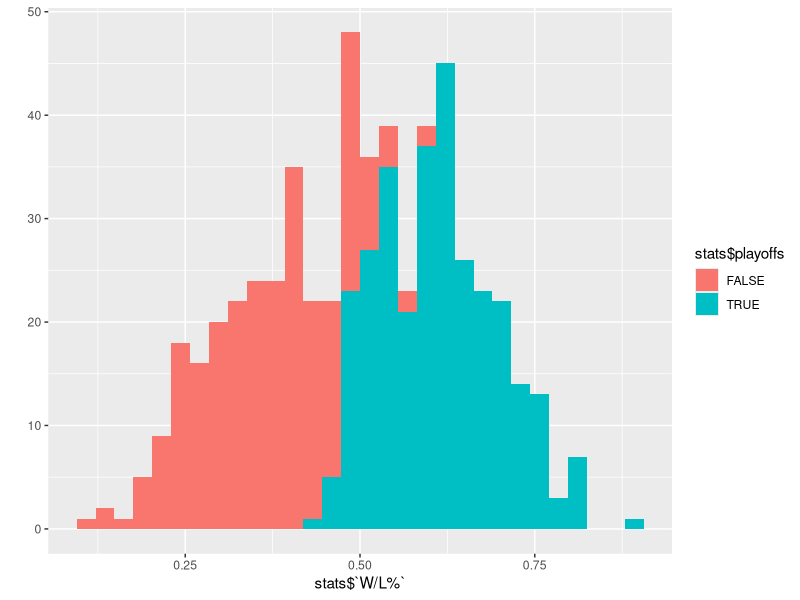
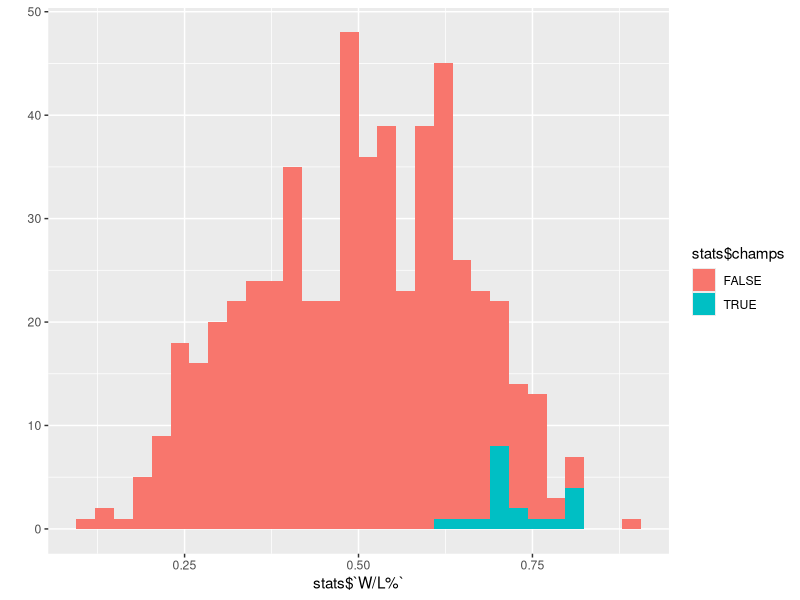
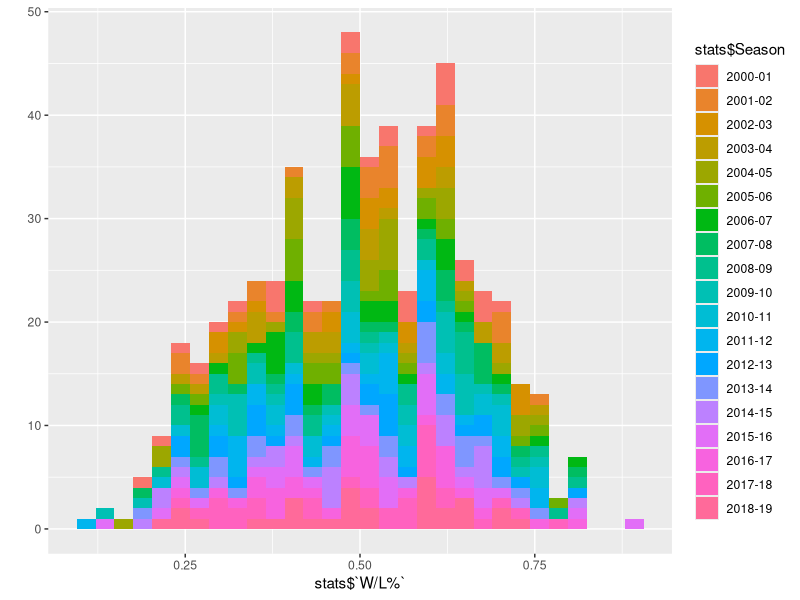
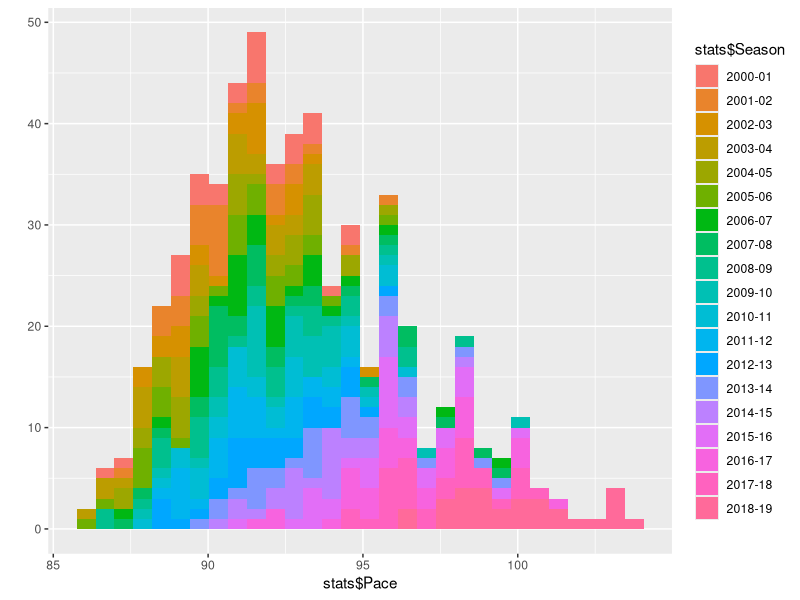
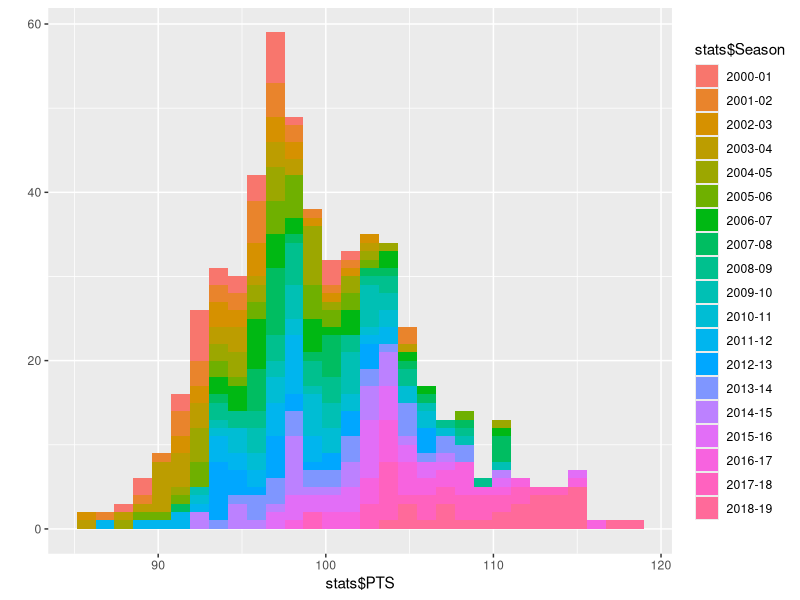
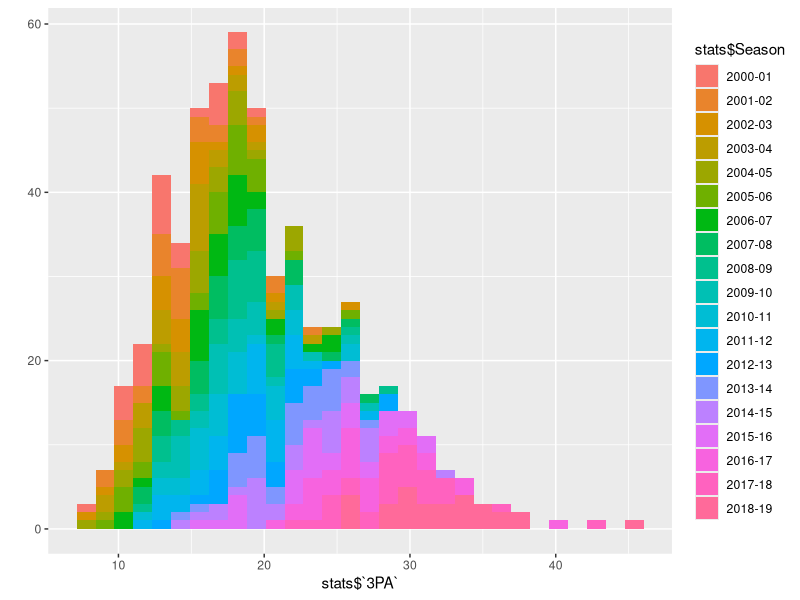
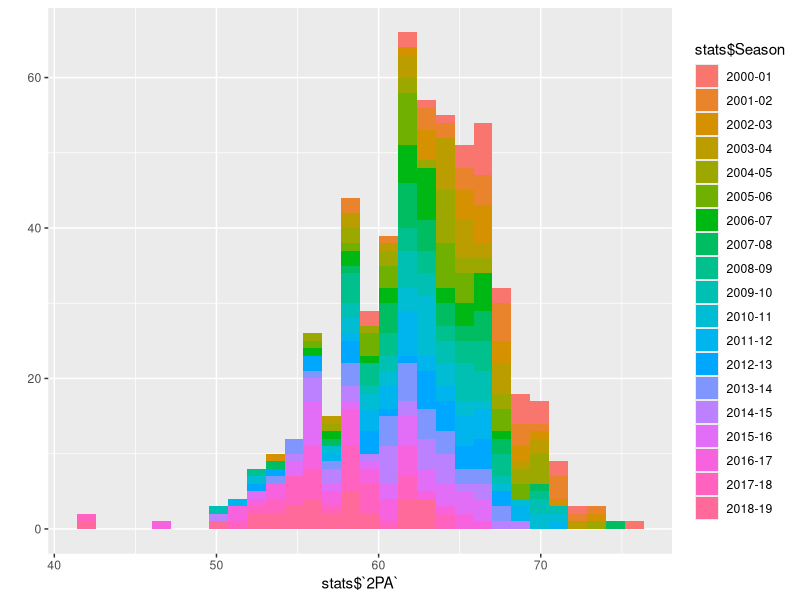
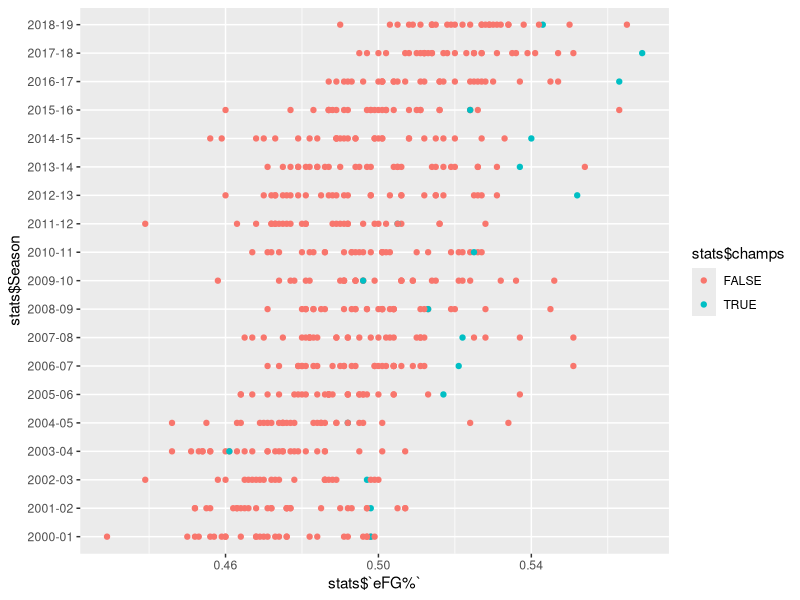

Reproduce these figures in R, in order. (Note: this script raises an error after producing the figures.)
## ---- chunk 1
knitr::opts_chunk$set(message = FALSE, warning = FALSE, cache = TRUE)
## ---- chunk 2
library(data.table)
library(ggplot2)
library(caret)
## ---- chunk 3
setwd("..")
stats <- fread(file = "NBA Data by Team and Season.csv")
head(stats, n = 10)
## ---- chunk 4
par(mfrow = c(2,1))
qplot(stats$`W/L%`, fill = stats$playoffs)
qplot(stats$`W/L%`, fill = stats$champs)
## ---- chunk 5
WLbyPlayoffTeams <- summary(stats[stats$playoffs == TRUE]$`W/L%`)
WLbyChampTeams <- summary(stats[stats$champs == TRUE]$`W/L%`)
rbind(WLbyPlayoffTeams,WLbyChampTeams)
## ---- chunk 6
qplot(stats$`W/L%`, fill = stats$Season)
## ---- chunk 7
qplot(stats$Pace, fill = stats$Season)
## ---- chunk 8
qplot(stats$PTS,fill = stats$Season)
## ---- chunk 9
qplot(stats$`3PA`,fill = stats$Season)
## ---- chunk 10
qplot(stats$`2PA`,fill = stats$Season)
## ---- chunk 11
qplot(stats$`eFG%`, stats$Season, color = stats$champs)
## ---- chunk 12
qplot(substats$`eFG%`, substats$Season, color = substats$champs)
## ---- chunk 13
qplot(stats$NRtg, stats$`W/L%`, color = stats$champs)
## ---- chunk 14
qplot(stats$ORtg, stats$DRtg, color = stats$playoffs)
## ---- chunk 15
qplot(stats$ORtg, stats$DRtg, color = stats$champs)
## ---- chunk 16
par(mfrow=c(2,1))
pairs(stats[,c("W/L%","Pace","ORtg","DRtg","eFG%","TOV%", "NRtg")], lower.panel = NULL)
pairs(stats[,c("W/L%","ORtg","DRtg","eFG%", "NRtg")], lower.panel = NULL)
## ---- chunk 17
par(mfrow=c(2,1))
pairs(stats[,c("W/L%","2P","3P","FTA","ORB")], lower.panel = NULL)
pairs(stats[,c("W/L%","DRB","AST","TOV","PTS")], lower.panel = NULL)
## ---- chunk 18
pairs(stats[,c("W/L%","AST","TOV","PTS")], lower.panel = NULL)
## ---- chunk 19
par(mfrow=c(2,1))
pairs(stats[,c("W/L%","OPP.2P","OPP.3P","OPP.FT")], lower.panel = NULL)
pairs(stats[,c("W/L%","OPP.ORB","OPP.DRB","OPP.AST","OPP.TOV")], lower.panel = NULL)
## ---- chunk 20
substats <- stats[is.element(stats$Season,c("2018-19","2017-18","2016-17","2015-16","2014-15"))]
unique(substats$Season)
## ---- chunk 21
par(mfrow=c(3,1))
pairs(substats[,c("W/L%","ORtg","DRtg","eFG%", "NRtg")], lower.panel = NULL)
pairs(substats[,c("W/L%","AST","TOV","PTS")], lower.panel = NULL)
pairs(substats[,c("W/L%","OPP.DRB","OPP.AST","OPP.PTS")], lower.panel = NULL)
## ---- chunk 22
correlations <- abs(cor(stats[,c("ORtg","DRtg","eFG%", "NRtg","AST","TOV","PTS","OPP.DRB","OPP.AST","OPP.PTS")]))
diag(correlations) <- 0
which(correlations > 0.80, arr.ind = TRUE)
## ---- chunk 23
fit <- lm(`W/L%` ~ NRtg, data = stats)
summary(fit)
## ---- chunk 24
par(mfrow = c(2,2))
plot(fit)
## ---- chunk 25
fit1 <- lm(`W/L%` ~ NRtg, data = stats)
fit2 <- lm(`W/L%` ~ NRtg + ORtg + DRtg + `eFG%`, data = stats)
fit3 <- lm(`W/L%` ~ NRtg + ORtg + DRtg + `eFG%` + AST + TOV + PTS, data = stats)
fit4 <- lm(`W/L%` ~ NRtg + ORtg + DRtg + `eFG%` + AST + TOV + PTS + OPP.DRB + OPP.AST, data = stats)

anova(fit1,fit2,fit3,fit4)
## ---- chunk 26
fit1 <- lm(`W/L%` ~ NRtg, data = stats)
fit4 <- lm(`W/L%` ~ NRtg + AST + TOV + PTS, data = stats)

anova(fit1, fit4)
